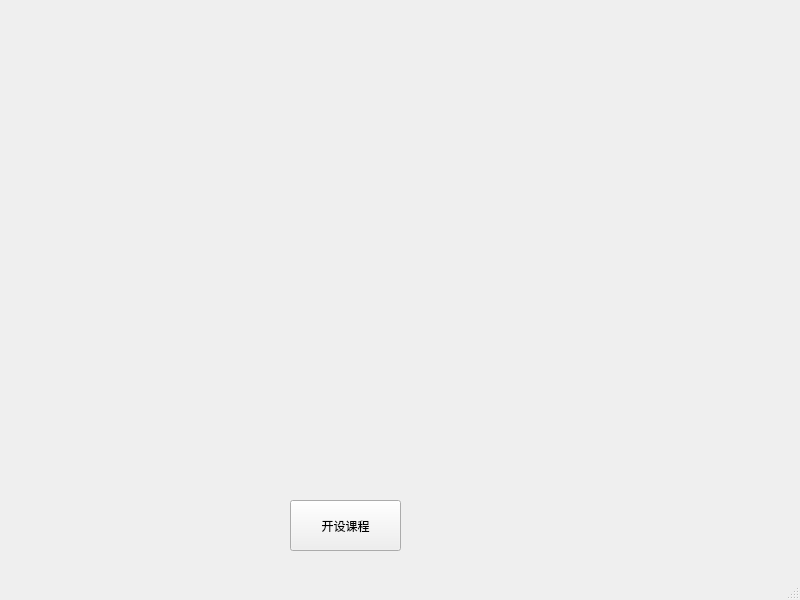
<?xml version="1.0" encoding="UTF-8"?>
<ui version="4.0">
 <class>coursestart</class>
 <widget class="QMainWindow" name="coursestart">
  <property name="geometry">
   <rect>
    <x>0</x>
    <y>0</y>
    <width>800</width>
    <height>600</height>
   </rect>
  </property>
  <property name="windowTitle">
   <string>MainWindow</string>
  </property>
  <widget class="QWidget" name="centralwidget">
   <widget class="QPushButton" name="pushButton">
    <property name="geometry">
     <rect>
      <x>290</x>
      <y>500</y>
      <width>111</width>
      <height>51</height>
     </rect>
    </property>
    <property name="text">
     <string>开设课程</string>
    </property>
   </widget>
  </widget>
  <widget class="QMenuBar" name="menubar">
   <property name="geometry">
    <rect>
     <x>0</x>
     <y>0</y>
     <width>800</width>
     <height>17</height>
    </rect>
   </property>
  </widget>
  <widget class="QStatusBar" name="statusbar"/>
 </widget>
 <resources/>
 <connections/>
</ui>
